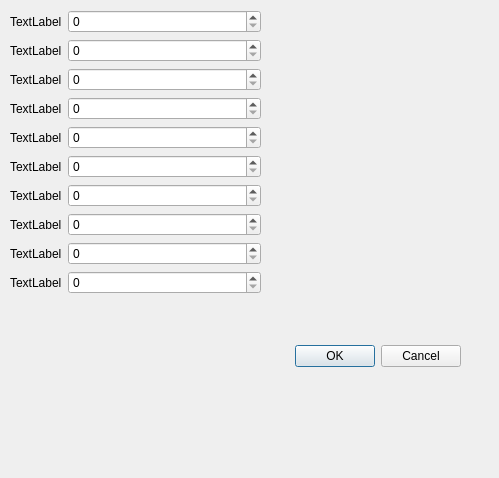
<?xml version="1.0" encoding="UTF-8"?>
<ui version="4.0">
 <class>Dialog</class>
 <widget class="QDialog" name="Dialog">
  <property name="geometry">
   <rect>
    <x>0</x>
    <y>0</y>
    <width>499</width>
    <height>478</height>
   </rect>
  </property>
  <property name="windowTitle">
   <string>Dialog</string>
  </property>
  <widget class="QDialogButtonBox" name="buttonBox">
   <property name="geometry">
    <rect>
     <x>120</x>
     <y>340</y>
     <width>341</width>
     <height>32</height>
    </rect>
   </property>
   <property name="orientation">
    <enum>Qt::Orientation::Horizontal</enum>
   </property>
   <property name="standardButtons">
    <set>QDialogButtonBox::StandardButton::Cancel|QDialogButtonBox::StandardButton::Ok</set>
   </property>
  </widget>
  <widget class="QWidget" name="formLayoutWidget">
   <property name="geometry">
    <rect>
     <x>10</x>
     <y>10</y>
     <width>251</width>
     <height>433</height>
    </rect>
   </property>
   <layout class="QFormLayout" name="formLayout">
    <item row="0" column="0">
     <widget class="QLabel" name="label">
      <property name="text">
       <string>TextLabel</string>
      </property>
     </widget>
    </item>
    <item row="1" column="0">
     <widget class="QLabel" name="label_2">
      <property name="text">
       <string>TextLabel</string>
      </property>
     </widget>
    </item>
    <item row="2" column="0">
     <widget class="QLabel" name="label_3">
      <property name="text">
       <string>TextLabel</string>
      </property>
     </widget>
    </item>
    <item row="3" column="0">
     <widget class="QLabel" name="label_4">
      <property name="text">
       <string>TextLabel</string>
      </property>
     </widget>
    </item>
    <item row="4" column="0">
     <widget class="QLabel" name="label_5">
      <property name="text">
       <string>TextLabel</string>
      </property>
     </widget>
    </item>
    <item row="5" column="0">
     <widget class="QLabel" name="label_6">
      <property name="text">
       <string>TextLabel</string>
      </property>
     </widget>
    </item>
    <item row="6" column="0">
     <widget class="QLabel" name="label_7">
      <property name="text">
       <string>TextLabel</string>
      </property>
     </widget>
    </item>
    <item row="7" column="0">
     <widget class="QLabel" name="label_8">
      <property name="text">
       <string>TextLabel</string>
      </property>
     </widget>
    </item>
    <item row="8" column="0">
     <widget class="QLabel" name="label_9">
      <property name="text">
       <string>TextLabel</string>
      </property>
     </widget>
    </item>
    <item row="9" column="0">
     <widget class="QLabel" name="label_10">
      <property name="text">
       <string>TextLabel</string>
      </property>
     </widget>
    </item>
    <item row="0" column="1">
     <widget class="QSpinBox" name="spinBox"/>
    </item>
    <item row="1" column="1">
     <widget class="QSpinBox" name="spinBox_2"/>
    </item>
    <item row="2" column="1">
     <widget class="QSpinBox" name="spinBox_3"/>
    </item>
    <item row="3" column="1">
     <widget class="QSpinBox" name="spinBox_4"/>
    </item>
    <item row="4" column="1">
     <widget class="QSpinBox" name="spinBox_5"/>
    </item>
    <item row="5" column="1">
     <widget class="QSpinBox" name="spinBox_6"/>
    </item>
    <item row="6" column="1">
     <widget class="QSpinBox" name="spinBox_7"/>
    </item>
    <item row="7" column="1">
     <widget class="QSpinBox" name="spinBox_8"/>
    </item>
    <item row="8" column="1">
     <widget class="QSpinBox" name="spinBox_9"/>
    </item>
    <item row="9" column="1">
     <widget class="QSpinBox" name="spinBox_10"/>
    </item>
   </layout>
  </widget>
 </widget>
 <resources/>
 <connections>
  <connection>
   <sender>buttonBox</sender>
   <signal>accepted()</signal>
   <receiver>Dialog</receiver>
   <slot>accept()</slot>
   <hints>
    <hint type="sourcelabel">
     <x>248</x>
     <y>254</y>
    </hint>
    <hint type="destinationlabel">
     <x>157</x>
     <y>274</y>
    </hint>
   </hints>
  </connection>
  <connection>
   <sender>buttonBox</sender>
   <signal>rejected()</signal>
   <receiver>Dialog</receiver>
   <slot>reject()</slot>
   <hints>
    <hint type="sourcelabel">
     <x>316</x>
     <y>260</y>
    </hint>
    <hint type="destinationlabel">
     <x>286</x>
     <y>274</y>
    </hint>
   </hints>
  </connection>
 </connections>
</ui>
